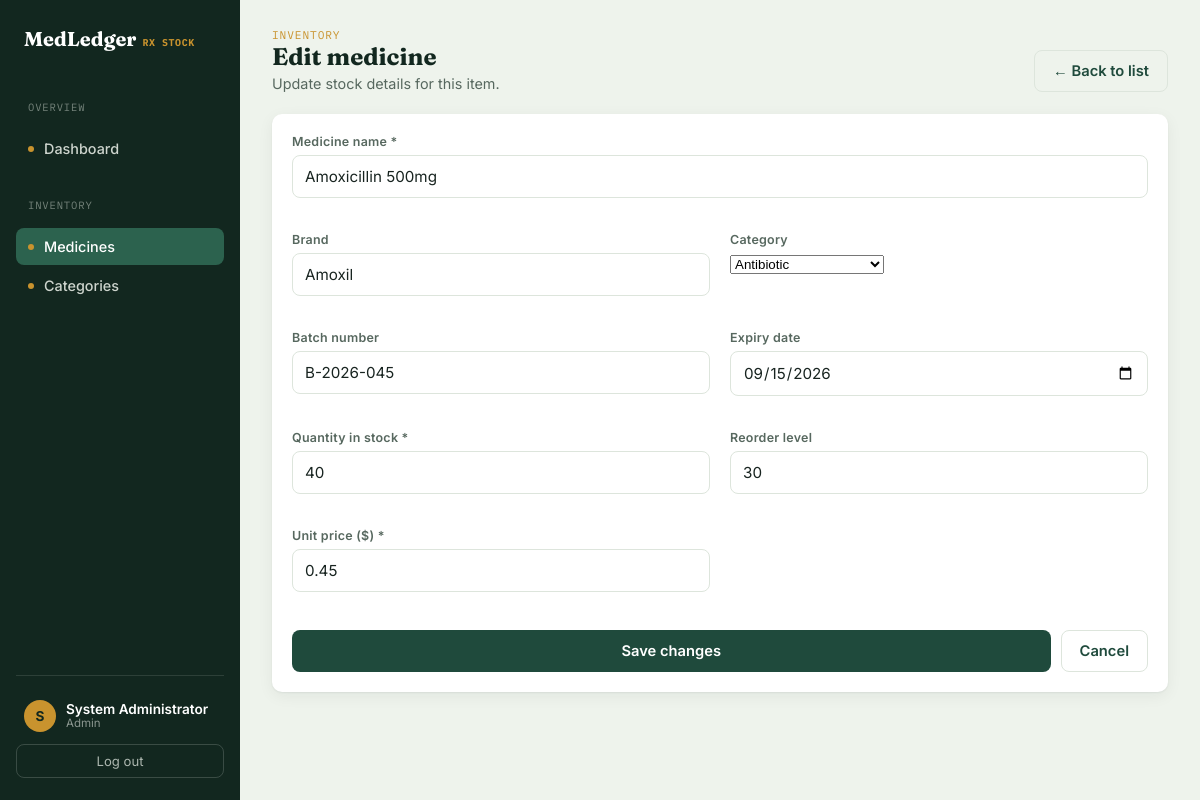
The page /medicine_form.php?id=2 (signed in) on the database its author committed.
### tables this page shows
CREATE TABLE IF NOT EXISTS medicines (
    id            INT AUTO_INCREMENT PRIMARY KEY,
    name          VARCHAR(120) NOT NULL,
    brand         VARCHAR(120) DEFAULT NULL,
    category_id   INT DEFAULT NULL,
    batch_no      VARCHAR(60)  DEFAULT NULL,
    quantity      INT NOT NULL DEFAULT 0,
    reorder_level INT NOT NULL DEFAULT 10,
    unit_price    DECIMAL(10,2) NOT NULL DEFAULT 0.00,
    expiry_date   DATE DEFAULT NULL,
    created_at    TIMESTAMP DEFAULT CURRENT_TIMESTAMP,
    updated_at    TIMESTAMP DEFAULT CURRENT_TIMESTAMP ON UPDATE CURRENT_TIMESTAMP,
    CONSTRAINT fk_medicines_category
        FOREIGN KEY (category_id) REFERENCES categories(id)
        ON DELETE SET NULL
);

CREATE TABLE IF NOT EXISTS categories (
    id          INT AUTO_INCREMENT PRIMARY KEY,
    name        VARCHAR(80) NOT NULL UNIQUE,
    description VARCHAR(255) DEFAULT NULL,
    created_at  TIMESTAMP DEFAULT CURRENT_TIMESTAMP
);

### includes/auth.php (called while the page is built, shortened)
<?php
function h(?string $value): string
{
    return htmlspecialchars($value ?? '', ENT_QUOTES, 'UTF-8');
}

### medicine_form.php (the view, shortened to what this page needs)
<?php
require_once __DIR__ . '/includes/auth.php';
$id = isset($_GET['id']) ? (int) $_GET['id'] : (isset($_POST['id']) ? (int) $_POST['id'] : 0);
$isEdit = $id > 0;
$medicine = [
    'name' => '', 'brand' => '', 'category_id' => '', 'batch_no' => '',
    'quantity' => 0, 'reorder_level' => 10, 'unit_price' => '', 'expiry_date' => '',
];
$categories = $pdo->query('SELECT id, name FROM categories ORDER BY name ASC')->fetchAll();
if ($isEdit && $_SERVER['REQUEST_METHOD'] !== 'POST') {
    $stmt = $pdo->prepare('SELECT * FROM medicines WHERE id = ?');
    $stmt->execute([$id]);
    $found = $stmt->fetch();
    $medicine = $found;
}
require __DIR__ . '/includes/header.php';
?>
<div class="page-head">
  <div>
    <p class="eyebrow">Inventory</p>
    <h1><?= $isEdit ? 'Edit medicine' : 'Add medicine' ?></h1>
    <p class="desc"><?= $isEdit ? 'Update stock details for this item.' : 'Register a new medicine into inventory.' ?></p>
  </div>
  <a href="medicines.php" class="btn btn-ghost">← Back to list</a>
</div>
<div class="panel">
  <form method="post" action="medicine_form.php" novalidate>
    <div class="form-grid">
      <div class="field full">
        <label for="name">Medicine name *</label>
        <input type="text" id="name" name="name" required value="<?= h($medicine['name']) ?>">
      </div>
      <div class="field">
        <label for="brand">Brand</label>
        <input type="text" id="brand" name="brand" value="<?= h($medicine['brand']) ?>">
      </div>
      <div class="field">
        <label for="category_id">Category</label>
        <select id="category_id" name="category_id">
          <?php foreach ($categories as $cat): ?>
            <option value="<?= (int) $cat['id'] ?>" <?= ((string) $medicine['category_id'] === (string) $cat['id']) ? 'selected' : '' ?>>
              <?= h($cat['name']) ?>
            </option>
          <?php endforeach; ?>
        </select>
      </div>
      <div class="field">
        <label for="batch_no">Batch number</label>
        <input type="text" id="batch_no" name="batch_no" value="<?= h($medicine['batch_no']) ?>">
      </div>
      <div class="field">
        <label for="expiry_date">Expiry date</label>
        <input type="date" id="expiry_date" name="expiry_date" value="<?= h($medicine['expiry_date']) ?>">
      </div>
      <div class="field">
        <label for="quantity">Quantity in stock *</label>
        <input type="number" id="quantity" name="quantity" min="0" required value="<?= h((string) $medicine['quantity']) ?>">
      </div>
      <div class="field">
        <label for="reorder_level">Reorder level</label>
        <input type="number" id="reorder_level" name="reorder_level" min="0" value="<?= h((string) $medicine['reorder_level']) ?>">
      </div>
      <div class="field">
        <label for="unit_price">Unit price ($) *</label>
        <input type="number" id="unit_price" name="unit_price" min="0" step="0.01" required value="<?= h((string) $medicine['unit_price']) ?>">
      </div>
    </div>
    <div class="form-actions">
      <button type="submit" class="btn btn-primary"><?= $isEdit ? 'Save changes' : 'Add medicine' ?></button>
      <a href="medicines.php" class="btn btn-ghost">Cancel</a>
    </div>
  </form>
</div>
<?php require __DIR__ . '/includes/footer.php'; ?>

### assets/js/style.css (style rules this page uses)
:root { --pine-900: #12271f; --pine-800: #1f4a3c; --pine-700: #2c624e; --sage-100: #eef3ec; --sage-50: #f6f9f4; --parchment: #fbf8f1; --amber-600: #c9932e; --amber-100: #f7e9cd; --clay-600: #b2503f; --clay-100: #f5e0da; --ink-900: #182420; --ink-600: #57685f; --ink-300: #b9c4bd; --line: #dde5dc; --white: #ffffff; --font-display: 'Fraunces', Georgia, serif; --font-body: 'Inter', system-ui, sans-serif; --font-mono: 'IBM Plex Mono', ui-monospace, monospace; --radius: 10px; --shadow-card: 0 1px 2px rgba(18,39,31,0.06), 0 4px 16px rgba(18,39,31,0.06); }
* { box-sizing: border-box; }
html, body { margin: 0; padding: 0; }
body { font-family: var(--font-body); background: var(--sage-100); color: var(--ink-900); -webkit-font-smoothing: antialiased; }
a { color: inherit; }
h1, h2, h3, .brand { font-family: var(--font-display); }
.field { margin-bottom: 18px; }
.field label { display: block; font-size: 0.78rem; font-weight: 600; color: var(--ink-600); margin-bottom: 6px; letter-spacing: 0.02em; }
.field input { width: 100%; padding: 11px 12px; border: 1px solid var(--line); border-radius: 8px; font-family: var(--font-body); font-size: 0.95rem; background: var(--white); color: var(--ink-900); }
.btn { display: inline-flex; align-items: center; justify-content: center; gap: 8px; border: none; border-radius: 8px; padding: 11px 18px; font-family: var(--font-body); font-weight: 600; font-size: 0.92rem; cursor: pointer; text-decoration: none; }
.btn-primary { background: var(--pine-800); color: var(--white); width: 100%; }
.btn-ghost { background: transparent; color: var(--pine-800); border: 1px solid var(--line); }
.page-head { display: flex; align-items: flex-end; justify-content: space-between; gap: 16px; margin-bottom: 22px; flex-wrap: wrap; }
.page-head h1 { font-size: 1.5rem; margin: 0 0 4px; color: var(--pine-900); }
.page-head .eyebrow { font-family: var(--font-mono); font-size: 0.7rem; text-transform: uppercase; letter-spacing: 0.08em; color: var(--amber-600); margin: 0; }
.page-head p.desc { margin: 4px 0 0; color: var(--ink-600); font-size: 0.9rem; }
.panel { background: var(--white); border-radius: var(--radius); box-shadow: var(--shadow-card); padding: 20px; margin-bottom: 24px; }
.form-grid { display: grid; grid-template-columns: 1fr 1fr; gap: 16px 20px; }
.form-grid .full { grid-column: 1 / -1; }
.form-actions { display: flex; gap: 10px; margin-top: 20px; }

### rows shown on the page
medicines: name "Amoxicillin 500mg", brand "Amoxil", category_id "Antibiotic", batch_no "B-2026-045", expiry_date "09/15/2026", quantity "40", reorder_level "30", unit_price "0.45"

### other values the page prints
$initial "S"
$user['full_name'] ?: $user['username'] "System Administrator"
$user['role'] "Admin"
